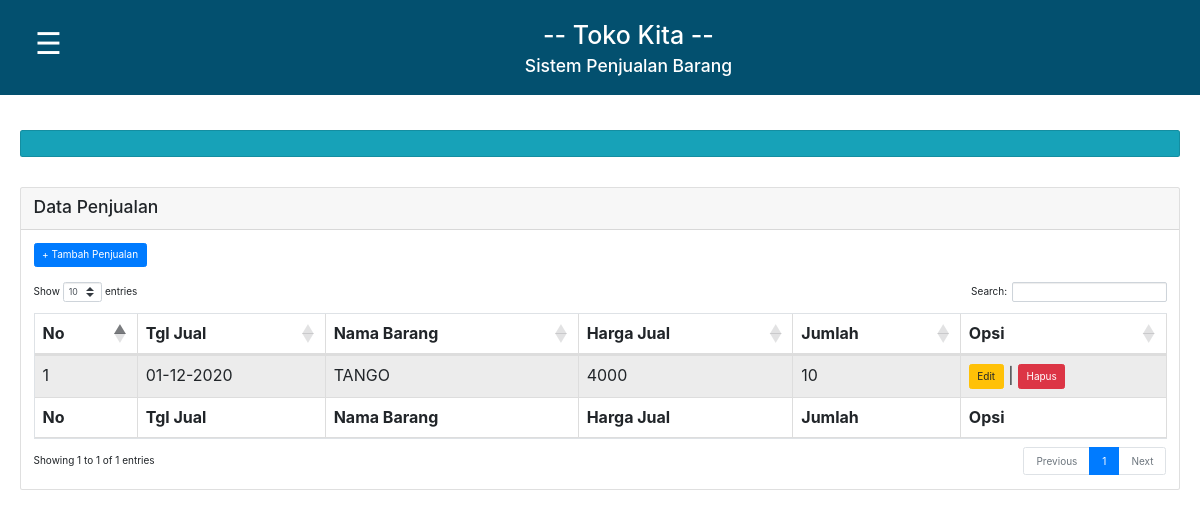
The page /index3.php on the database as committed earlier.
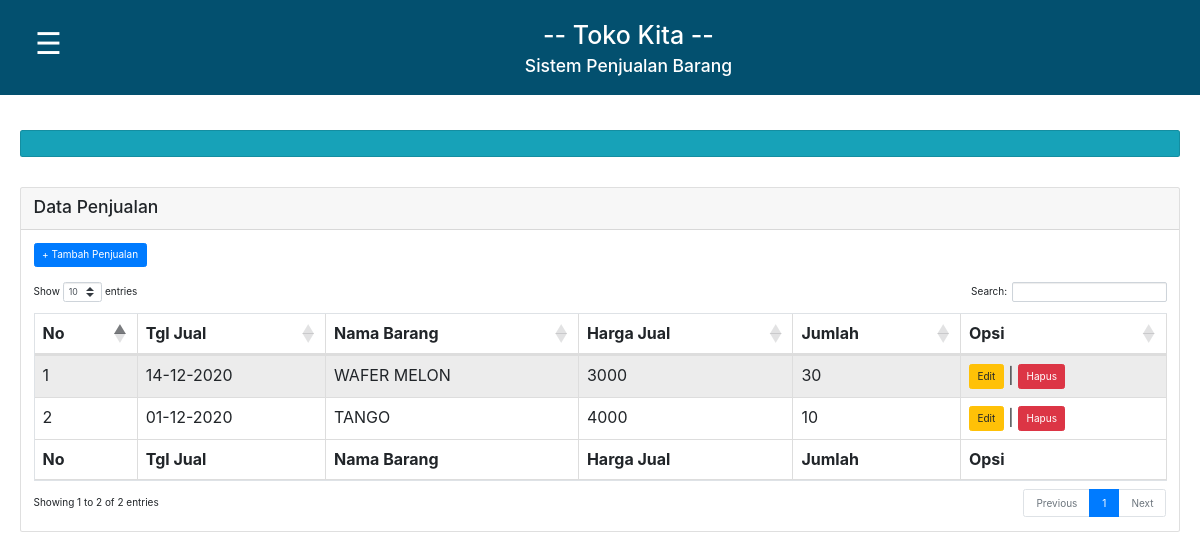
The same page on the database as committed later.
### tables this page shows
CREATE TABLE `barang_laku` (
  `id` int(4) NOT NULL,
  `tanggal_jual` date NOT NULL,
  `nama_barang` varchar(60) NOT NULL,
  `harga_jual` int(12) NOT NULL,
  `jumlah` int(12) NOT NULL
);

### index3.php (the view, shortened to what this page needs)
<html>
<head>
<link rel="stylesheet" type="text/css" href="style.css">
	<link rel="stylesheet" type="text/css" href="assets/css/bootstrap.css">
	<link rel="stylesheet" type="text/css" href="https://cdnjs.cloudflare.com/ajax/libs/twitter-bootstrap/4.5.2/css/bootstrap.css">
	<link rel="stylesheet" type="text/css" href="https://cdn.datatables.net/1.10.22/css/dataTables.bootstrap4.min.css">
</head>
<body>
<div class="judul">
<button class="openbtn" onclick="openNav()">&#9776;</button>
<h1>-- Toko Kita --</h1>
<br>
<h3>Sistem Penjualan Barang</h3>
</div>
<div class="main" id="main">
	<br/>
	<div class="card text-white bg-info" style="font-size: 15px;">
        <div class="card-body">
        </div>
    </div>
    <br><br>
	<div class="card">
		<div class="card-header">
			<h3> Data Penjualan </h3>
		</div>
		<div class="card-body">
            <a class="btn btn-primary" href="input_laku.php">+ Tambah Penjualan</a>
            <br><br>
            <table border="1" id="example" class="table table-striped table-bordered">
                <thead>
                    <tr>
                        <th>No</th>
                        <th>Tgl Jual</th>
                        <th>Nama Barang</th>
                        <th>Harga Jual</th>
                        <th>Jumlah</th>
                        <th>Opsi</th>
                    </tr>
                </thead>
            <?php
            include "koneksi.php";
            $query_mysql = mysqli_query($conn, "SELECT * FROM barang_laku ORDER BY id DESC")or die(mysql_error());
            $nomor = 1;
            while($data = mysqli_fetch_array($query_mysql)){
            ?>
                <tr>
                    <td><?php echo $nomor++; ?></td>
                    <td><?php echo date("d-m-Y", strtotime($data['tanggal_jual'])); ?></td>
                    <td><?php echo $data['nama_barang']; ?></td>
                    <td><?php echo $data['harga_jual']; ?></td>
                    <td><?php echo $data['jumlah']; ?></td>
                    <td>
                    <a class="btn btn-warning" href="edit_laku.php?id=<?php echo $data['id']; ?>">Edit</a> |
                    <a class="btn btn-danger" href="hapus_laku.php?id=<?php echo $data['id']; ?>" onclick="return confirm('Anda Yakin Akan Menghapus')">Hapus</a>
                    </td>
                </tr>
            <?php } ?>
                <tfoot>
                    <tr>
                        <th>No</th>
                        <th>Tgl Jual</th>
                        <th>Nama Barang</th>
                        <th>Harga Jual</th>
                        <th>Jumlah</th>
                        <th>Opsi</th>
                    </tr>
                </tfoot>
            </table>
		</div>
	</div>
</div>
</body>
</html>

Rows that differ between the two databases and show on the page:
added barang_laku: tanggal_jual "14-12-2020", nama_barang "WAFER MELON", harga_jual "3000", jumlah "30"
Other text that changed with them:
text written by a page script: "Show entries Search: Showing 1 to 1 of 1 entries Previous 1 Next" → "Show entries Search: Showing 1 to 2 of 2 entries Previous 1 Next"
